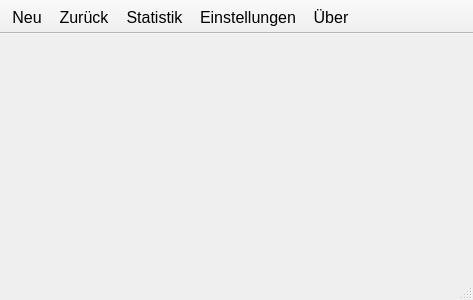
<?xml version="1.0" encoding="UTF-8"?>
<ui version="4.0">
 <class>MainWindow</class>
 <widget class="QMainWindow" name="MainWindow">
  <property name="geometry">
   <rect>
    <x>0</x>
    <y>0</y>
    <width>473</width>
    <height>300</height>
   </rect>
  </property>
  <property name="windowTitle">
   <string>YaSG</string>
  </property>
  <widget class="QWidget" name="centralWidget">
   <property name="sizePolicy">
    <sizepolicy hsizetype="Maximum" vsizetype="Maximum">
     <horstretch>0</horstretch>
     <verstretch>0</verstretch>
    </sizepolicy>
   </property>
  </widget>
  <widget class="QMenuBar" name="menuBar">
   <property name="geometry">
    <rect>
     <x>0</x>
     <y>0</y>
     <width>473</width>
     <height>20</height>
    </rect>
   </property>
  </widget>
  <widget class="QToolBar" name="mainToolBar">
   <property name="enabled">
    <bool>true</bool>
   </property>
   <property name="font">
    <font>
     <pointsize>12</pointsize>
    </font>
   </property>
   <property name="movable">
    <bool>false</bool>
   </property>
   <attribute name="toolBarArea">
    <enum>TopToolBarArea</enum>
   </attribute>
   <attribute name="toolBarBreak">
    <bool>false</bool>
   </attribute>
   <addaction name="actionNew"/>
   <addaction name="actionBack"/>
   <addaction name="actionScore"/>
   <addaction name="actionSettings"/>
   <addaction name="actionAbout"/>
  </widget>
  <widget class="QStatusBar" name="statusBar"/>
  <action name="actionNew">
   <property name="text">
    <string>Neu</string>
   </property>
   <property name="toolTip">
    <string>Neues Spiel</string>
   </property>
   <property name="shortcut">
    <string>Ctrl+N</string>
   </property>
  </action>
  <action name="actionBack">
   <property name="text">
    <string>Zurück</string>
   </property>
   <property name="toolTip">
    <string>Ein Zug zurück</string>
   </property>
   <property name="shortcut">
    <string>Ctrl+Z</string>
   </property>
  </action>
  <action name="actionScore">
   <property name="text">
    <string>Statistik</string>
   </property>
   <property name="toolTip">
    <string>Statistiken anzeigen</string>
   </property>
  </action>
  <action name="actionSettings">
   <property name="text">
    <string>Einstellungen</string>
   </property>
   <property name="toolTip">
    <string>Einstellungen anzeigen</string>
   </property>
  </action>
  <action name="actionAbout">
   <property name="text">
    <string>Über</string>
   </property>
  </action>
 </widget>
 <layoutdefault spacing="6" margin="11"/>
 <resources/>
 <connections/>
</ui>
